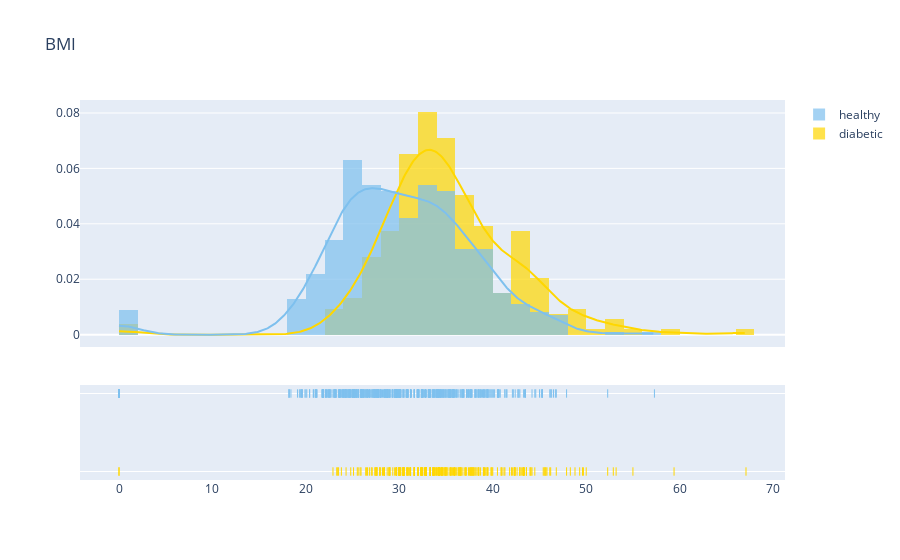

The cell this chart's notebook holds for it:
### Markdown cell above
# 5. BMI NaN 치환

### Code cell
plot_distribution('BMI', 0)

### Figure 1 — Plotly figure (JSON) as saved in the notebook; plotly's stock layout.template omitted (floating-point values rounded to 4 significant figures; data arrays with more than 128 entries replaced by an {"elided": "..."} marker saying what was removed)
{"data": [{"autobinx": false, "histnorm": "probability density", "legendgroup": "diabetic", "marker": {"color": "#FFD700"}, "name": "diabetic", "opacity": 0.7, "type": "histogram", "x": {"elided": "268 float values"}, "xaxis": "x", "xbins": {"end": 67.1, "size": 0, "start": 0}, "yaxis": "y"}, {"autobinx": false, "histnorm": "probability density", "legendgroup": "healthy", "marker": {"color": "#7EC0EE"}, "name": "healthy", "opacity": 0.7, "type": "histogram", "x": {"elided": "500 float values"}, "xaxis": "x", "xbins": {"end": 57.3, "size": 0, "start": 0}, "yaxis": "y"}, {"legendgroup": "diabetic", "marker": {"color": "#FFD700"}, "mode": "lines", "name": "diabetic", "showlegend": false, "type": "scatter", "x": {"elided": "500 float values"}, "xaxis": "x", "y": {"elided": "500 float values"}, "yaxis": "y"}, {"legendgroup": "healthy", "marker": {"color": "#7EC0EE"}, "mode": "lines", "name": "healthy", "showlegend": false, "type": "scatter", "x": {"elided": "500 float values"}, "xaxis": "x", "y": {"elided": "500 float values"}, "yaxis": "y"}, {"legendgroup": "diabetic", "marker": {"color": "#FFD700", "symbol": "line-ns-open"}, "mode": "markers", "name": "diabetic", "showlegend": false, "type": "scatter", "x": {"elided": "268 float values"}, "xaxis": "x", "y": {"elided": "268 str values"}, "yaxis": "y2"}, {"legendgroup": "healthy", "marker": {"color": "#7EC0EE", "symbol": "line-ns-open"}, "mode": "markers", "name": "healthy", "showlegend": false, "type": "scatter", "x": {"elided": "500 float values"}, "xaxis": "x", "y": {"elided": "500 str values"}, "yaxis": "y2"}], "layout": {"barmode": "overlay", "hovermode": "closest", "legend": {"traceorder": "reversed"}, "title": {"text": "BMI"}, "xaxis": {"anchor": "y2", "domain": [0, 1], "zeroline": false}, "yaxis": {"anchor": "free", "domain": [0.35, 1], "position": 0}, "yaxis2": {"anchor": "x", "domain": [0, 0.25], "dtick": 1, "showticklabels": false}}}
